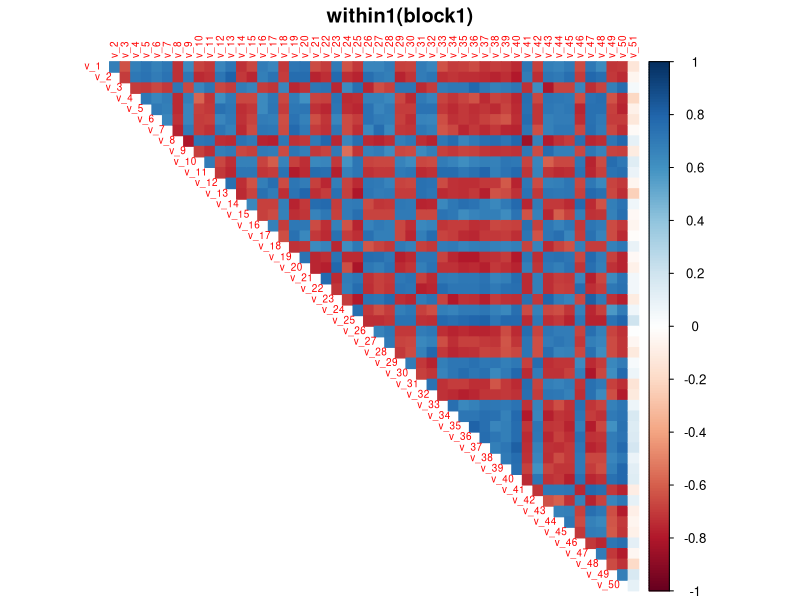
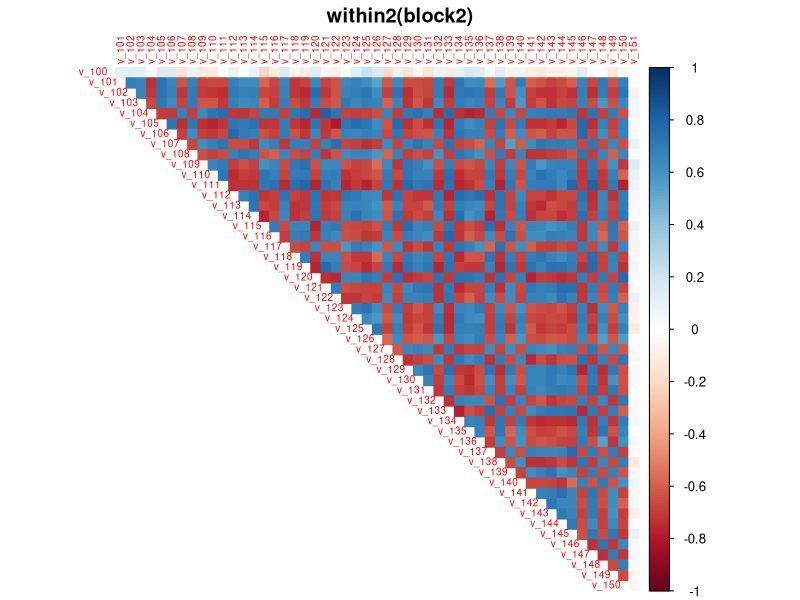
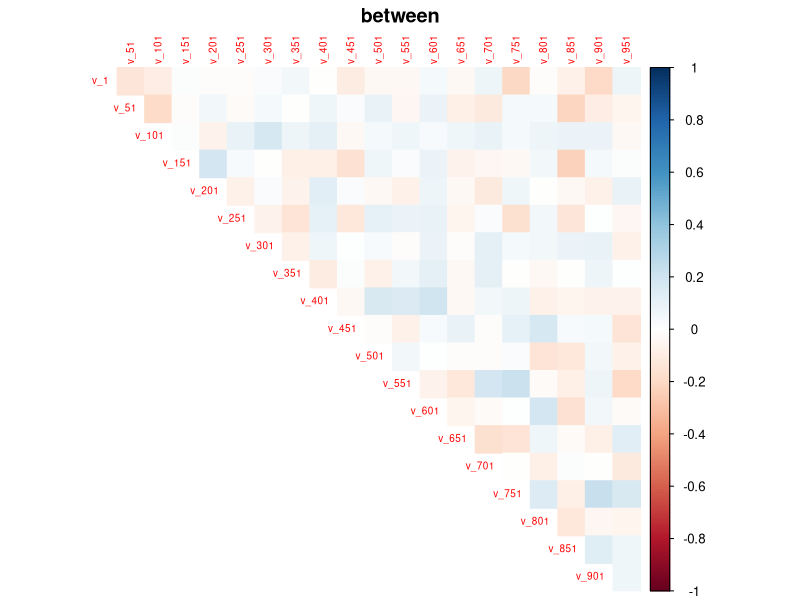
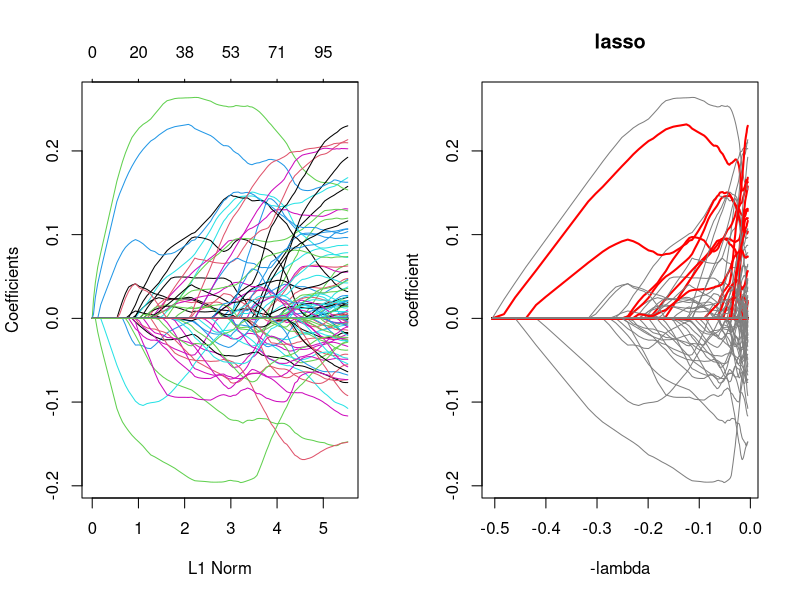
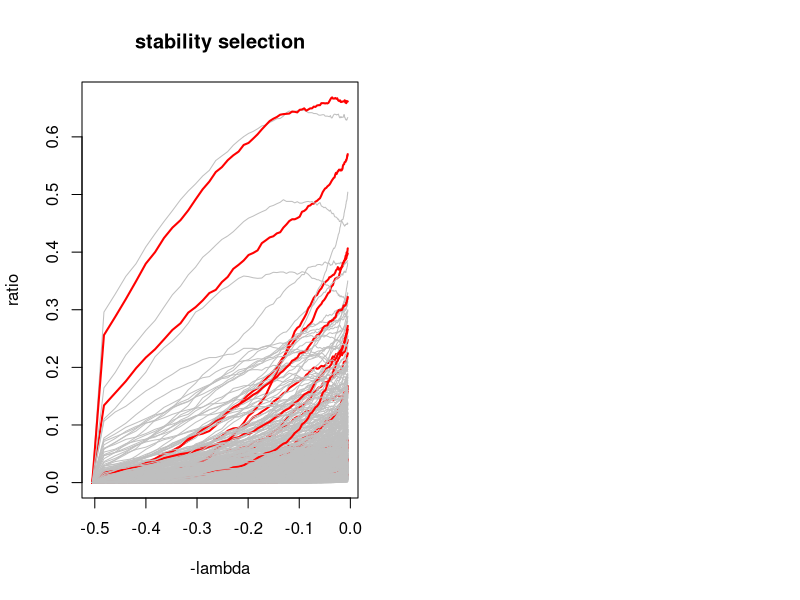

Recreate these plots in R, in order.
## ---- chunk 1
knitr::opts_chunk$set(echo = TRUE)
## ---- chunk 2
rmultinorm <- function(n, p, rho) {
  sigma <- matrix(0, p, p)
  diag(sigma) <- 1
  
  # sigma[upper.tri(sigma)] <- runif(sum(upper.tri(sigma)), rho, 1)
  # rhos <- rep(rho, sum(upper.tri(sigma)))
  # rhos <- rhos*sample(c(1,-1), length(rhos), replace = T)

  sigma[upper.tri(sigma)] <- rho
  
  ind <- lower.tri(sigma)
  sigma[ind] <- t(sigma)[ind] 
  
  suppressWarnings(xx <- mvtnorm::rmvnorm(n, rep(0,p), sigma))
  
  n_minus <- round(p/2)
  idx_minus <- sort(sample(p, n_minus))
  
  xx[, idx_minus] <- -xx[, idx_minus]
  xx
}
x_generator <- function(
  n = 100, p = 1000, block = 20, seed = 1, cor_within_block = 0.9
) {
  n_block <- p/block  
  
  set.seed(seed)
  x_block <- replicate(
    block, rmultinorm(n, n_block, cor_within_block), simplify = F
  )
  
  x <- do.call(cbind, x_block)
  x <- apply(x, 2, function(x) (x-mean(x))/sd(x))
  x
}
y_generator <- function(
  x, noise_signal = 0.5, b, n_true = 50, idx_true, seed = 1
) {
  if (missing(b)) {
    b <- round(runif(n_true, min = 1.5, max = 3), 1)  
  }
  
  y <- b %*% t(x[, idx_true])
  set.seed(1)
  y <- c((y - mean(y))/sd(y) + rnorm(n, 0, noise_signal))
  
  y
}
## ---- chunk 3
n <- 100
p <- 1000
block <- 20
idx_true <- seq(1, p, by = p/block)

x <- x_generator(
  n = n, p = p, block = block, seed = 1, cor_within_block = 0.75
)

cor1 <- cor(x[, 1:51])
colnames(cor1) <- paste('v', 1:51, sep = '_')
rownames(cor1) <- colnames(cor1)

cor2 <- cor(x[, 100:151])
colnames(cor2) <- paste('v', 100:151, sep = '_')
rownames(cor2) <- colnames(cor2)

corrplot::corrplot(cor1, title = 'within1(block1)', number.cex = 0.5, method = 'color', type = 'upper', tl.cex = .6, diag = F, mar=c(0,0,1.5,0))
## ---- chunk 4
corrplot::corrplot(cor2, title = 'within2(block2)', number.cex = 0.5, method = 'color', type = 'upper', tl.cex = .6, diag = F, mar=c(0,0,1.5,0))
## ---- chunk 5
cor_b <- cor(x[, idx_true])
colnames(cor_b) <- paste('v', idx_true, sep = '_')
rownames(cor_b) <- colnames(cor_b)

corrplot::corrplot(cor_b, title = 'between', number.cex = 0.5, method = 'color', type = 'upper', tl.cex = .6, diag = F, mar=c(0,0,1.5,0))
## ---- chunk 6
idx_true <- seq(1, p, by = p/block) # block당 하나
b <- c(
  1.6, 2.9, 1.9, 2.9, 2.8, 2, 2.4, 2.3, 1.5, 2.9,
  2.4, 2.2, 2, 2.4, 2.3, 2.4, 2.8, 2.2, 2.5, 2.2
)
y <- y_generator(
  x = x, n_true = block, b = b, noise_signal = 0.5, # low random error
  idx_true = idx_true, seed = 1
)

true_model <- lm(y ~ x[, idx_true])
summary(true_model)
## ---- chunk 7
library(glmnet)
par(mfrow = c(1,2))
lasso <- glmnet(x, y)
plot(lasso)

coef_lasso <- as.matrix(coef(lasso))[-1,]
plot(
  -lasso$lambda, 
  rep(NA, length(lasso$lambda)), 
  type='n', ylim = c(min(coef_lasso),max(coef_lasso)), ylab = 'coefficient', xlab = '-lambda'
)
for (i in 1:p) {
  line_col <- 'grey50'
  if (i %in% idx_true) line_col <- 'red'
  
  line_size <- 1
  if (i %in% idx_true) line_size <- 2
  
  line_y <- coef_lasso[i,]
  lines(-lasso$lambda, line_y, col=line_col, lwd=line_size)
}
title('lasso')
## ---- chunk 8
stability_selection <- function(x, y, alpha, n_iter = 100, idx_true) {
  n <- nrow(x)
  p <- ncol(x)
  
  # lambda grid
  lambdas <- glmnet(x, y, alpha = 1, nlambda = 100)$lambda
  # lambdas <- sort(lambdas)
  selected <- matrix(0, nrow = p, ncol = length(lambdas))
  
  for (i in 1:n_iter) {
    # add perturbation(rescaling)
    x_rescaled <- apply(x, 2, function(x) x + runif(n, alpha, 1))
    
    # resampling index
    idx <- sample(n)
    idx1 <- idx[1:(n/2)]
    idx2 <- idx[-(1:(n/2))]
    
    # model fitting
    model1 <- glmnet(x_rescaled[idx1,], y[idx1], alpha = 1, lambda = lambdas)
    coef1 <- as.matrix(coef(model1))
    nonzero1 <- abs(sign(coef1))[-1,]
    
    model2 <- glmnet(x_rescaled[idx2,], y[idx2], alpha = 1, lambda = lambdas)
    coef2 <- as.matrix(coef(model2))
    nonzero2 <- abs(sign(coef2))[-1,]
    
    selected <- selected + nonzero1 + nonzero2
  }
  
  ratio_lambda <- apply(selected, 2, function(x) x/(n_iter*2))
  
  result <- list(
    ratio_lambda = ratio_lambda,
    lambdas = lambdas, 
    n = n, p = p, idx_true = idx_true
  )
  structure(result, class = 'stab')
}
plot.stab <- function(object) {
  plot(
    x = -object$lambdas, 
    y = rep(NA, length(object$lambdas)), 
    type='n', ylab = 'ratio', xlab = '-lambda',
    ylim = c(min(object$ratio_lambda), max(object$ratio_lambda))
  )
  
  for (i in 1:object$p) {
    line_col <- 'grey75'
    if (i %in% object$idx_true) line_col <- 'red'
    
    line_size <- 1
    if (i %in% object$idx_true) line_size <- 2
    
    line_y <- object$ratio_lambda[i,]
    line_y[which.min(line_y)] <- 0
    
    lines(-object$lambdas, line_y, col = line_col, lwd = line_size)
  }
}
selection <- stability_selection(x, y, 0.2, 1000, idx_true)
plot(selection)
title('stability selection')
